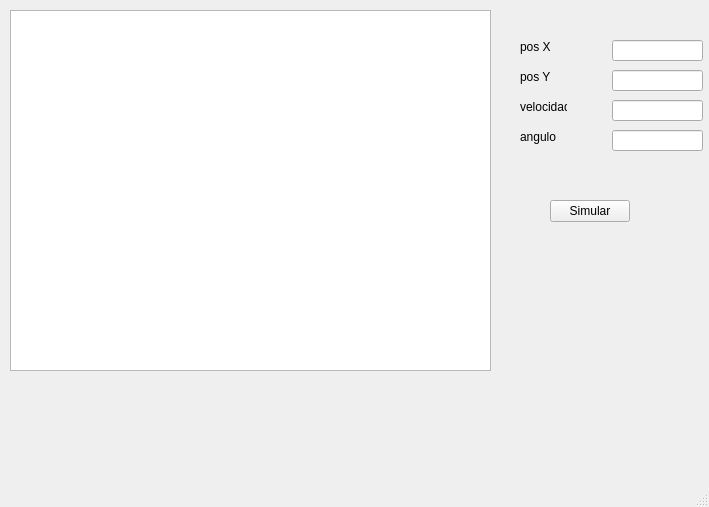
<?xml version="1.0" encoding="UTF-8"?>
<ui version="4.0">
 <class>MainWindow</class>
 <widget class="QMainWindow" name="MainWindow">
  <property name="geometry">
   <rect>
    <x>0</x>
    <y>0</y>
    <width>709</width>
    <height>507</height>
   </rect>
  </property>
  <property name="windowTitle">
   <string>MainWindow</string>
  </property>
  <widget class="QWidget" name="centralwidget">
   <widget class="QGraphicsView" name="graphicsView">
    <property name="geometry">
     <rect>
      <x>10</x>
      <y>10</y>
      <width>481</width>
      <height>361</height>
     </rect>
    </property>
   </widget>
   <widget class="QLineEdit" name="LE_Posx">
    <property name="geometry">
     <rect>
      <x>612</x>
      <y>40</y>
      <width>91</width>
      <height>21</height>
     </rect>
    </property>
   </widget>
   <widget class="QLineEdit" name="LE_Posy">
    <property name="geometry">
     <rect>
      <x>612</x>
      <y>70</y>
      <width>91</width>
      <height>21</height>
     </rect>
    </property>
   </widget>
   <widget class="QLabel" name="label">
    <property name="geometry">
     <rect>
      <x>520</x>
      <y>40</y>
      <width>47</width>
      <height>14</height>
     </rect>
    </property>
    <property name="text">
     <string>pos X</string>
    </property>
   </widget>
   <widget class="QLabel" name="label_2">
    <property name="geometry">
     <rect>
      <x>520</x>
      <y>70</y>
      <width>47</width>
      <height>14</height>
     </rect>
    </property>
    <property name="text">
     <string>pos Y</string>
    </property>
   </widget>
   <widget class="QLineEdit" name="LE_vel">
    <property name="geometry">
     <rect>
      <x>612</x>
      <y>100</y>
      <width>91</width>
      <height>21</height>
     </rect>
    </property>
   </widget>
   <widget class="QLineEdit" name="LE_Angulo">
    <property name="geometry">
     <rect>
      <x>612</x>
      <y>130</y>
      <width>91</width>
      <height>21</height>
     </rect>
    </property>
   </widget>
   <widget class="QLabel" name="label_3">
    <property name="geometry">
     <rect>
      <x>520</x>
      <y>130</y>
      <width>47</width>
      <height>14</height>
     </rect>
    </property>
    <property name="text">
     <string>angulo</string>
    </property>
   </widget>
   <widget class="QLabel" name="label_4">
    <property name="geometry">
     <rect>
      <x>520</x>
      <y>100</y>
      <width>47</width>
      <height>14</height>
     </rect>
    </property>
    <property name="text">
     <string>velocidad</string>
    </property>
   </widget>
   <widget class="QPushButton" name="btnSimular">
    <property name="geometry">
     <rect>
      <x>550</x>
      <y>200</y>
      <width>80</width>
      <height>22</height>
     </rect>
    </property>
    <property name="text">
     <string>Simular</string>
    </property>
   </widget>
  </widget>
  <widget class="QMenuBar" name="menubar">
   <property name="geometry">
    <rect>
     <x>0</x>
     <y>0</y>
     <width>709</width>
     <height>21</height>
    </rect>
   </property>
  </widget>
  <widget class="QStatusBar" name="statusbar"/>
 </widget>
 <resources/>
 <connections/>
</ui>
